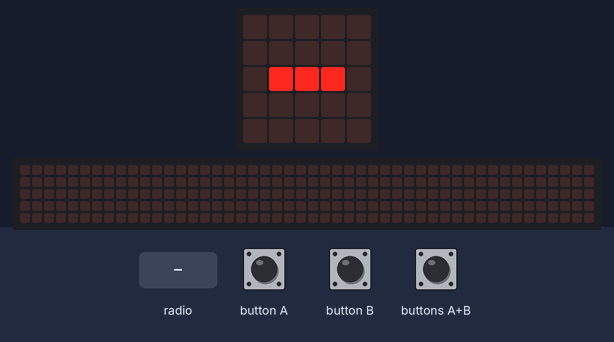
Recording of a program running on a simulated BBC micro:bit running MicroPython. Shown: the board's 5×5 LED display, a strip that is not on the board, showing the scrolling text unrolled. The inputs (shaded band) are chosen by the test bench. The 48×5 strip is a reading aid, not a part: it shows the text the display is scrolling, unrolled, one strip-width of it at a time.

Above: at 1.2 s.
1.3 s: radio message "0" arrives
At 1.37 s:
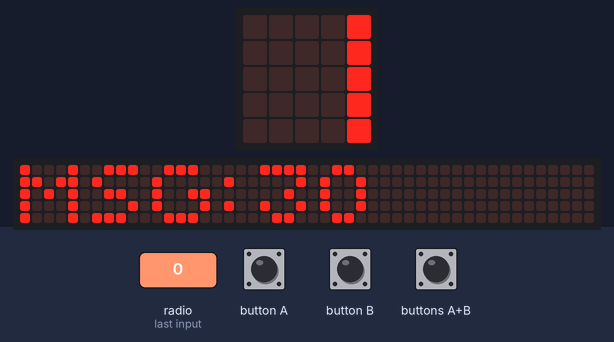
3.2 s: radio message "01" arrives
At 14.0 s:
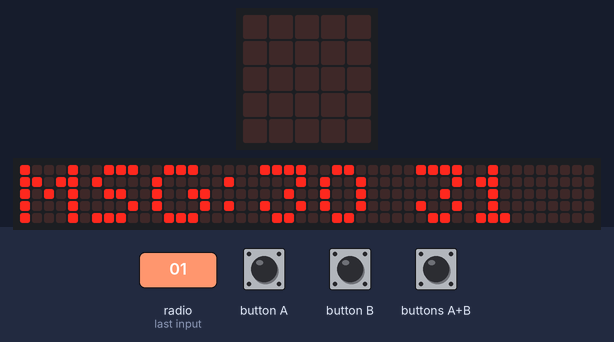

Measured:
- after the input at 1.3 s, the display: changes at once (image 1)
- what the display in image 2 shows lasts 0.6 s, from 13.6 s to 14.2 s

The program:

radio_test.py
```python
import microbit
import radio
import math

#constants
mijnReserve  = 0
mijnSchool   = 22
mijnLeerling = 120

#setup
radio.config(group=1)
radio.on()

microbit.display.show("-")

############################################
##### vanaf hier mag je code aanpassen #####
############################################


##################
### Event loop ###
##################

def get_message():
    try:
        msg = radio.receive_bytes()
        if msg is not None:
            if msg[0] == 01 and msg[1] == 00 and msg[2] == 01: #DAL-packet
#            if msg[0:2] == int("010001", 16):
                packet_type = msg[3]
#                microbit.display.scroll( str(packet_type) )

#                packet_time = "T:"
#                for b in msg[4:7]:
#                    packet_time += str.format("%02X" % b)
#                packet_time += " "
#                microbit.display.scroll(packet_time)

#                packet_id = "I:"
#                for b in msg[8:11]:
#                    packet_id += str.format("%02X" % b)
#                packet_id += " "
#                microbit.display.scroll(packet_id)

#                packet_payload = "P:"
#                for b in msg[12:]:
#                    packet_payload += str.format("%02X" % b)
#                packet_payload += " "
#                microbit.display.scroll(packet_payload)

                if packet_type == 0:
                    payload = 0
                    #microbit.display.scroll( str(len(msg[12:])) )
                    for i in range(len(msg[12:])):
                        payload += msg[12+i] * math.pow(256, i)
                        #microbit.display.scroll( str(i) +":"+str(msg[12+i] * math.pow(256, i)) )

                    #microbit.display.scroll( str( ustruct.unpack( "<i", str(msg[12:15]) ) ) )
                    microbit.display.scroll( str(int(payload)) )


            else:
                line = "MSG:"
                for b in msg:
                    line += str.format("%02X " % b)
                microbit.display.scroll(line)

    except Exception as e:
        # reset the radio if it crashes
        microbit.display.scroll("  RESET:%s" % str(e))
        radio.off()
        radio.on()


while True:
    # Read and parse any incoming messages
    get_message()


    # check if button A and B were pressed
    if microbit.button_a.was_pressed() and microbit.button_b.was_pressed():
        functie_AB()

    # check if button A was pressed
    elif microbit.button_a.was_pressed():
        functie_A()

    # check if button B was pressed
    elif microbit.button_b.was_pressed():
        functie_B()
```
